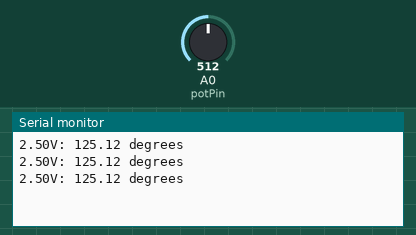
Simulated run of this sketch. Board: Arduino Uno, built with avr-gcc and run on an emulated ATmega328P. Parts: the last lines printed to the serial monitor. The inputs (shaded band) are chosen by the test bench; at power-on: A0 (potPin) = 512.

Above: at 1.3 s.
1.4 s: A0 (potPin) set to 716
At 1.9 s:
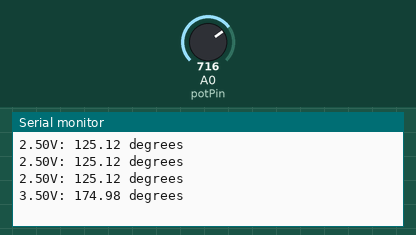
2.9 s: A0 (potPin) set to 900
At 3.4 s:
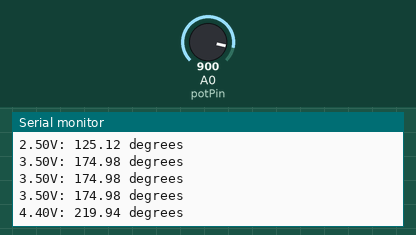
Timing chart, 0 to 5.9 s (numbered marks = the images above; inputs shaded):
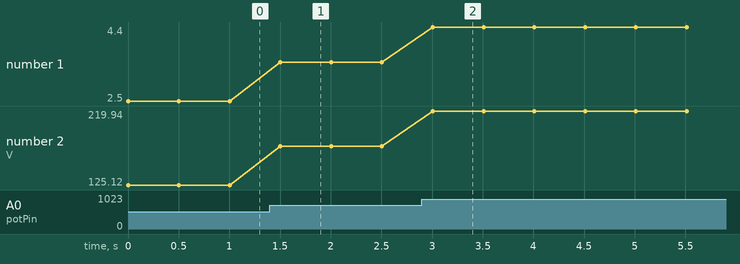

The sketch:

potvalue.ino
```cpp
//This sketch is to read the position of a potentiometer

#define potPin A0
int potVal = 0;
float angle = 0;
float voltage = 0;

void setup()
{
	Serial.begin(9600);
	pinMode ( potPin, INPUT);
}

void loop()
{
	potVal = analogRead(potPin);
	angle = potVal/1023.0 * 250.0;
	voltage = potVal/1023.0 * 5.0;
	Serial.print (voltage);
	Serial.print ("V: ");
	Serial.print (angle);
	Serial.println (" degrees");
	delay(500);
}
```

Measured:
- after the input at 1.4 s, the serial monitor: prints a new line after 0.10 s (image 1)
- after the input at 2.9 s, the serial monitor: prints a new line after 0.11 s (image 2)
- plotted number 1: 2.5 → 3.5 after the input at 1.4 s, 3.5 → 4.4 after the input at 2.9 s
- plotted number 2: 125.12 → 174.98 after the input at 1.4 s, 174.98 → 219.94 after the input at 2.9 s
